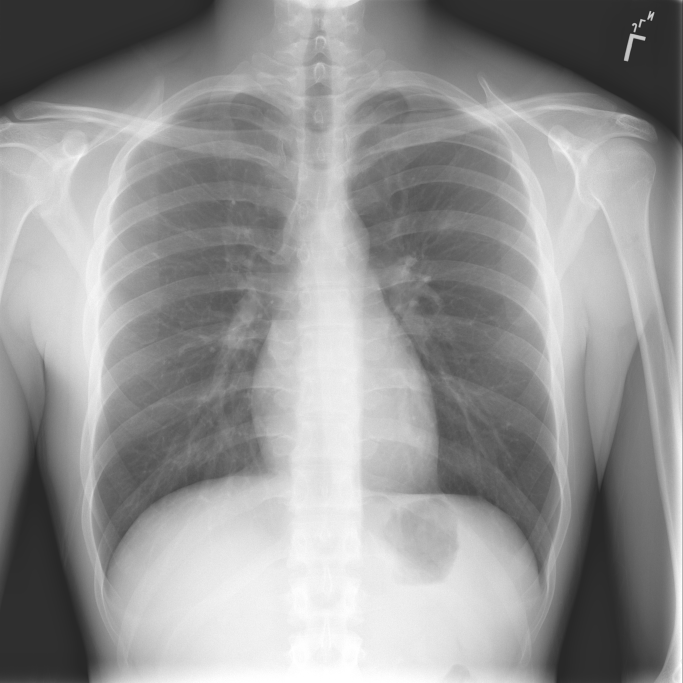
%> input picture 937_IM-2433-1001.dcm.png, 2048 x 2048 px (shown at 1/3 size)
$ octave 3.m   (GNU Octave 9; MATLAB toolbox functions it lacks are replaced by stand-ins)
%> lines starting %> are read from the running program, lines starting %| are printed output that depends on the picture
image = imread("C:\Users\Sema CH Computers\Desktop\937_IM-2433-1001.dcm.png");
%> image is the input picture: size 2048x2048 uint8; min 40, max 255, mean 149.4
BW1=edge(image,'prewitt');
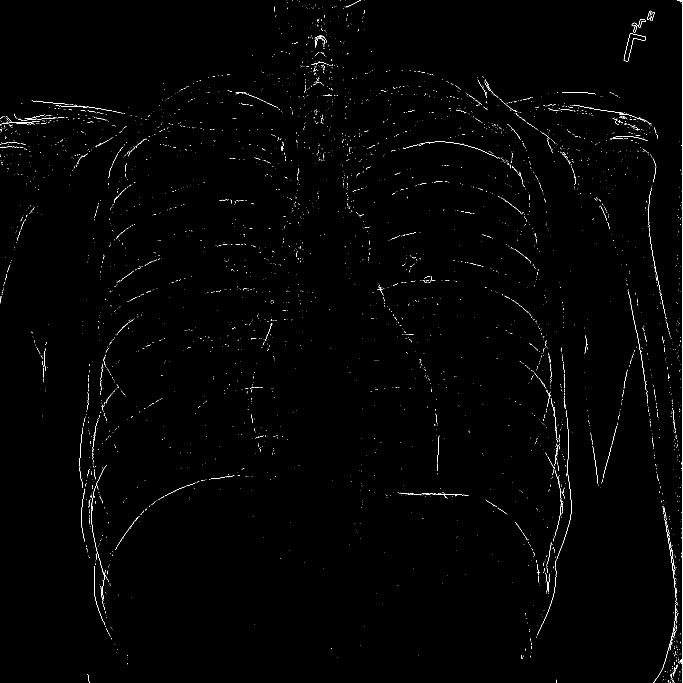
%> BW1: size 2048x2048 logical (shown at 1/3 size); 0.55% white in thin lines or dots
c =  ~BW1;
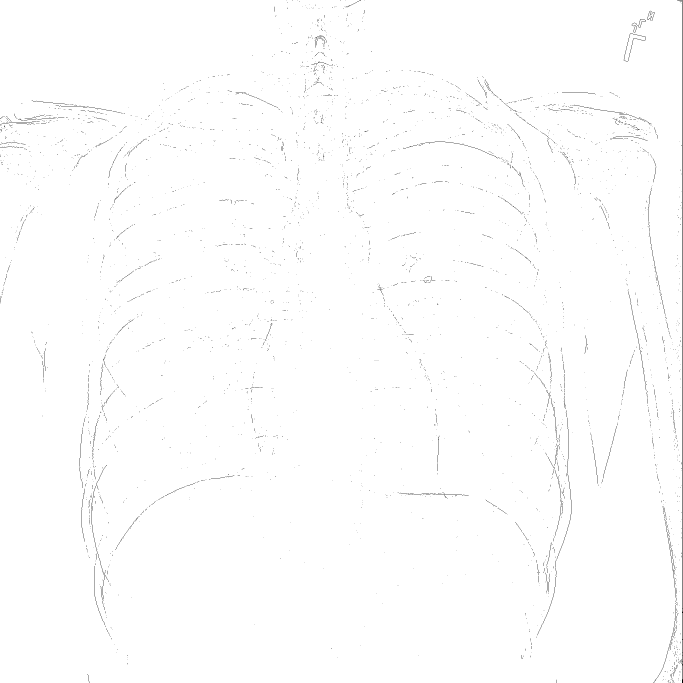
%> c: size 2048x2048 logical (shown at 1/3 size); 99.5% white; black in thin lines or dots
from = 1024;
to=2048;
mat = size(c);
%> mat = [2048 2048]
width=mat(1);
%> width = 2048
height=mat(2);
%> height = 2048
s=height/2;
%> s = 1024
p=width/2;
%> p = 1024
arr = zeros(1, to-from);
for i=from:to
left=0;
right=0;
for ii=p:-1:1
if c(i,ii)==0
left=ii;
break;
end
end
for ii=p:width
if c(i,ii)==0
right=ii;
break;
end
end
arr(i-from+1) = right-left;
end
%> after the loop, arr = 1025 values, max 2018 at index 885, min 257 at index 53, mean 1133.7
d1Arr=diff(arr);
%> d1Arr = 1024 values, max 1079 at index 53, min -1129 at index 942, mean 0.939
d2Arr=diff(arr,2);
%> d2Arr = 1023 values, max 2077 at index 681, min -1470 at index 53, mean -0.675
%> (the run ends here)
